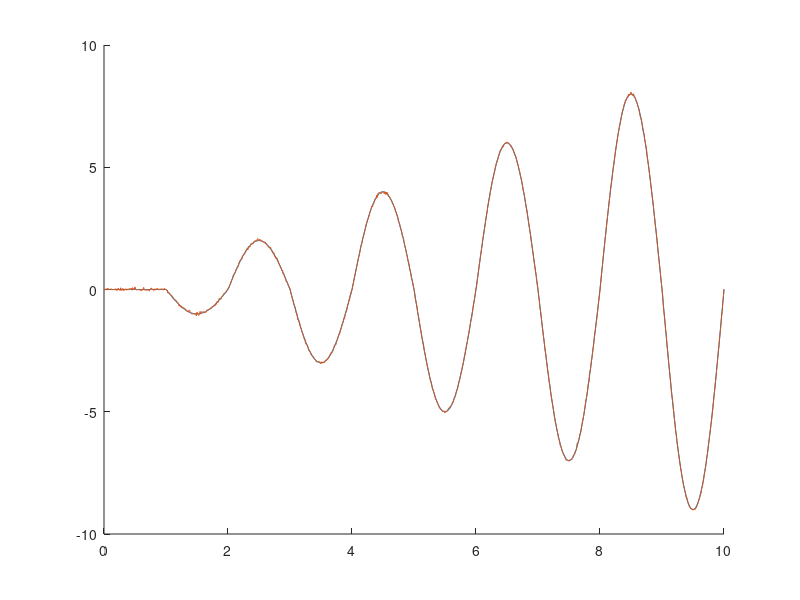

Source code (MATLAB): (Note: this script raises an error after producing the figure.)
clear all; % Clear variables
close all; % Close plots
clc;       % Clear command window

% Model options
sample_length = 5;
result_length = 1;
samples_div = 2;
test_step = 10;

start_time = 0;
end_time = 10;
time_step = 0.01;

% Generate train data
t = start_time:time_step:end_time; % Time

w = 1 * pi;
phi = 0;
A = floor(t);

x = A.*sin(w * t + phi);

% Generate test data
tn = t;
xn = awgn(x, 30);

% Plot input data
hold on;
plot(t, x);
plot(t, xn); % Plot measurements

%waitforbuttonpress;

% Initial weights are random unless we initialize random number generator
rng(12345, 'combRecursive');

% Create neural network
net = feedforwardnet(5, 'trainlm');

% Prepare train data set
samples_num = round(length(x) / samples_div) - (sample_length + result_length - 1);

sample = zeros(samples_num, sample_length);
result = zeros(samples_num, result_length);

for n = 1 : samples_num
    sample(n,:) = x(n:n + sample_length - 1);
    result(n,:) = x(n + sample_length:n + sample_length + result_length - 1);
end

% Plot training sample length
plot(t(1:n), x(1:n));

% Print generated test data
% fprintf("sample: "); disp(sample);
% fprintf("result: "); disp(result);

% Transpose test arrays to fit network inputs
sample = sample.';
result = result.';

% Configure network inputs:
net = configure(net, sample, result);
fprintf("net.inputs: %d\n", net.inputs{1}.size);

% Train network
net = train(net, sample, result);

% Test network
for n = 1 : test_step: length(xn) - (sample_length + result_length - 1)
    test_sample = xn(n:n + sample_length - 1);
    test_result = net(test_sample.').';

    % fprintf("test_sample: "); disp(test_sample);
    % fprintf("test_result: "); disp(test_result);

    % Plot network result
    sample_time = t(n):time_step:t(n + length(test_sample) - 1);
    result_time = t(n + sample_length):time_step:t(n + sample_length + length(test_result) - 1);

    plot(sample_time, test_sample, 'x'); waitforbuttonpress;
    plot(result_time, test_result, 'o'); waitforbuttonpress;
end

% Assess the performance of the trained network.
% The default performance function is mean squared error.
% perf = perform(net, x, x);

hold off;
